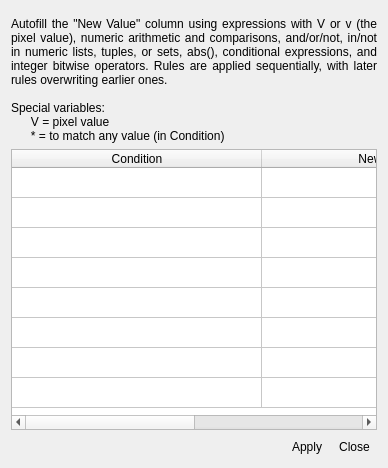
<?xml version="1.0" encoding="UTF-8"?>
<ui version="4.0">
 <class>Dialog</class>
 <widget class="QDialog" name="Dialog">
  <property name="geometry">
   <rect>
    <x>0</x>
    <y>0</y>
    <width>388</width>
    <height>468</height>
   </rect>
  </property>
  <property name="windowTitle">
   <string>ThRasE - Autofill the recode table</string>
  </property>
  <layout class="QVBoxLayout" name="verticalLayout">
   <item>
    <widget class="QgsMessageBar" name="MsgBar">
     <property name="sizePolicy">
      <sizepolicy hsizetype="Minimum" vsizetype="Fixed">
       <horstretch>0</horstretch>
       <verstretch>0</verstretch>
      </sizepolicy>
     </property>
     <property name="minimumSize">
      <size>
       <width>0</width>
       <height>0</height>
      </size>
     </property>
     <property name="frameShape">
      <enum>QFrame::NoFrame</enum>
     </property>
     <property name="lineWidth">
      <number>0</number>
     </property>
    </widget>
   </item>
   <item>
    <widget class="QLabel" name="label">
     <property name="text">
      <string>Autofill the &quot;New Value&quot; column using expressions with V or v (the pixel value), numeric arithmetic and comparisons, and/or/not, in/not in numeric lists, tuples, or sets, abs(), conditional expressions, and integer bitwise operators. Rules are applied sequentially, with later rules overwriting earlier ones.

Special variables:
      V = pixel value
      * = to match any value (in Condition)</string>
     </property>
     <property name="alignment">
      <set>Qt::AlignJustify|Qt::AlignVCenter</set>
     </property>
     <property name="wordWrap">
      <bool>true</bool>
     </property>
     <property name="margin">
      <number>6</number>
     </property>
    </widget>
   </item>
   <item>
    <widget class="QTableWidget" name="AutoFillTable">
     <property name="rowCount">
      <number>8</number>
     </property>
     <attribute name="horizontalHeaderDefaultSectionSize">
      <number>250</number>
     </attribute>
     <attribute name="verticalHeaderVisible">
      <bool>false</bool>
     </attribute>
     <row>
      <property name="text">
       <string>New Row</string>
      </property>
     </row>
     <row>
      <property name="text">
       <string>1</string>
      </property>
     </row>
     <row>
      <property name="text">
       <string>2</string>
      </property>
     </row>
     <row>
      <property name="text">
       <string>3</string>
      </property>
     </row>
     <row>
      <property name="text">
       <string>5</string>
      </property>
     </row>
     <row/>
     <row/>
     <row/>
     <column>
      <property name="text">
       <string>Condition</string>
      </property>
     </column>
     <column>
      <property name="text">
       <string>New Value</string>
      </property>
     </column>
    </widget>
   </item>
   <item>
    <widget class="QWidget" name="widget" native="true">
     <layout class="QHBoxLayout" name="horizontalLayout">
      <property name="spacing">
       <number>3</number>
      </property>
      <property name="leftMargin">
       <number>0</number>
      </property>
      <property name="topMargin">
       <number>0</number>
      </property>
      <property name="rightMargin">
       <number>0</number>
      </property>
      <property name="bottomMargin">
       <number>0</number>
      </property>
      <item>
       <spacer name="horizontalSpacer">
        <property name="orientation">
         <enum>Qt::Horizontal</enum>
        </property>
        <property name="sizeHint" stdset="0">
         <size>
          <width>40</width>
          <height>20</height>
         </size>
        </property>
       </spacer>
      </item>
      <item>
       <widget class="QToolButton" name="QPBtn_ApplyAutoFill">
        <property name="cursor">
         <cursorShape>PointingHandCursor</cursorShape>
        </property>
        <property name="text">
         <string>Apply</string>
        </property>
        <property name="icon">
         <iconset>
          <normaloff>:/plugins/thrase/icons/autofill.svg</normaloff>:/plugins/thrase/icons/autofill.svg</iconset>
        </property>
        <property name="toolButtonStyle">
         <enum>Qt::ToolButtonTextBesideIcon</enum>
        </property>
        <property name="autoRaise">
         <bool>true</bool>
        </property>
       </widget>
      </item>
      <item>
       <widget class="QToolButton" name="CloseButton">
        <property name="cursor">
         <cursorShape>PointingHandCursor</cursorShape>
        </property>
        <property name="text">
         <string>Close</string>
        </property>
        <property name="icon">
         <iconset>
          <normaloff>:/plugins/thrase/icons/close.svg</normaloff>:/plugins/thrase/icons/close.svg</iconset>
        </property>
        <property name="toolButtonStyle">
         <enum>Qt::ToolButtonTextBesideIcon</enum>
        </property>
        <property name="autoRaise">
         <bool>true</bool>
        </property>
       </widget>
      </item>
     </layout>
    </widget>
   </item>
  </layout>
 </widget>
 <customwidgets>
  <customwidget>
   <class>QgsMessageBar</class>
   <extends>QFrame</extends>
   <header>qgis.gui</header>
   <container>1</container>
  </customwidget>
 </customwidgets>
 <resources/>
 <connections>
  <connection>
   <sender>CloseButton</sender>
   <signal>clicked()</signal>
   <receiver>Dialog</receiver>
   <slot>accept()</slot>
   <hints>
    <hint type="sourcelabel">
     <x>442</x>
     <y>515</y>
    </hint>
    <hint type="destinationlabel">
     <x>448</x>
     <y>521</y>
    </hint>
   </hints>
  </connection>
 </connections>
</ui>
